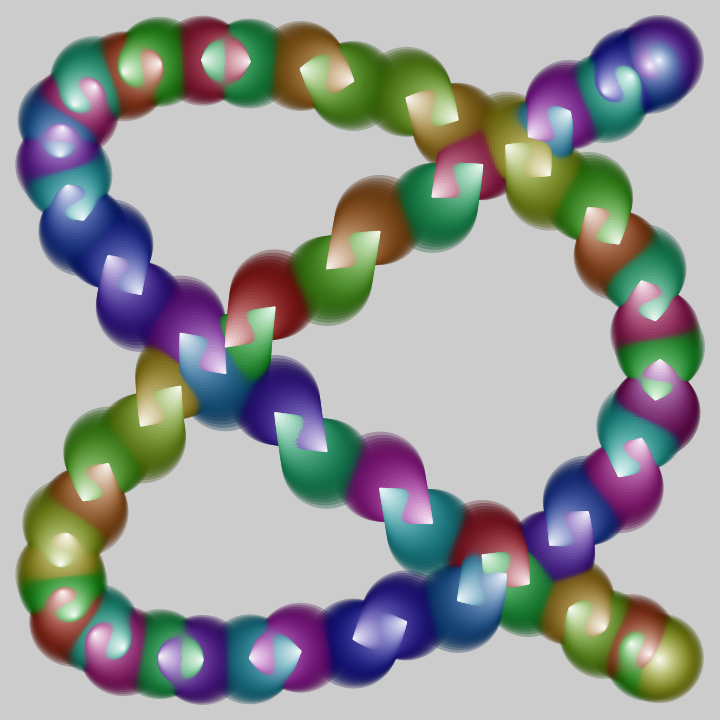
Frame 1 (no input)
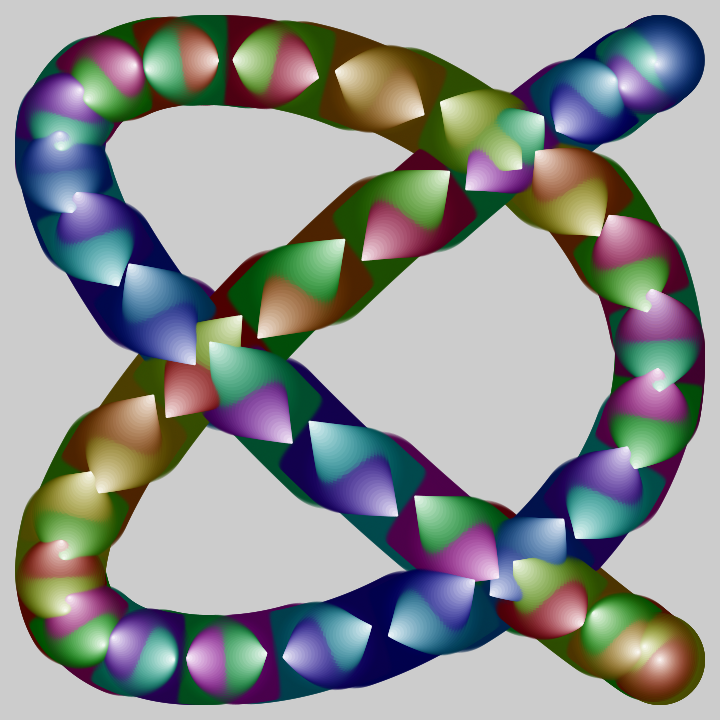
Frame 60 (the mouse pressed at the canvas centre just before this capture)
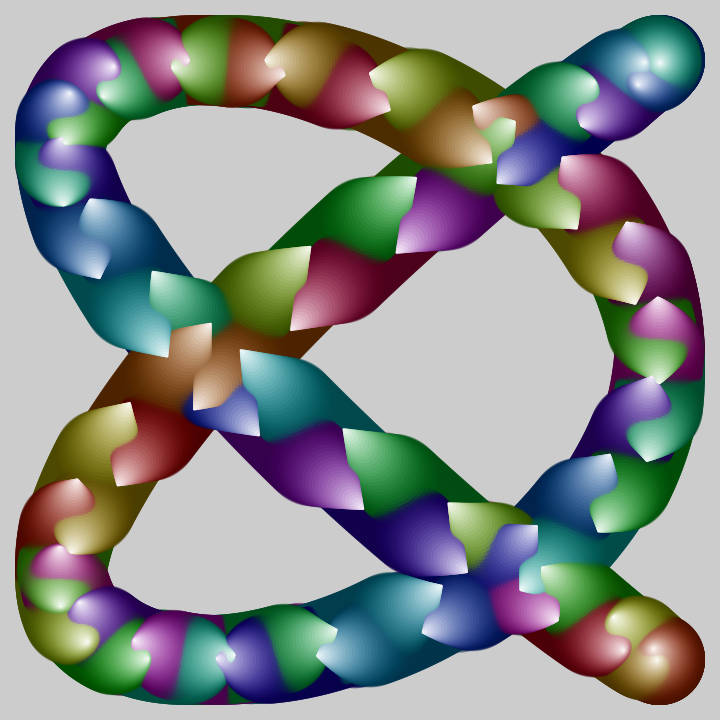
Frame 120 (the mouse held since frame 60 and released just before this capture)

The Processing sketch that drew these frames (run headless with seeded random() and noise(); from frame 60 on, the mouse is pressed at the canvas centre):

// Processing sketch: sketch_7262020_MovingFunnels
// ── sketch_7262020_MovingFunnels.pde
float t,r,d,T;
void setup(){size(720,720);noStroke();colorMode(HSB);}
void draw(){
 clear();
 t-=.004;
 for(d=90;d>0;d-=3){
  for(r=0;r<720;r+=10){
   fill(r%255,d*3,255-d*2,255-d*2);
   circle(cos(r*4+t+d*.002)*300+360,sin(r*3+t+d*.002)*300+360,d);
  }
 }
}
